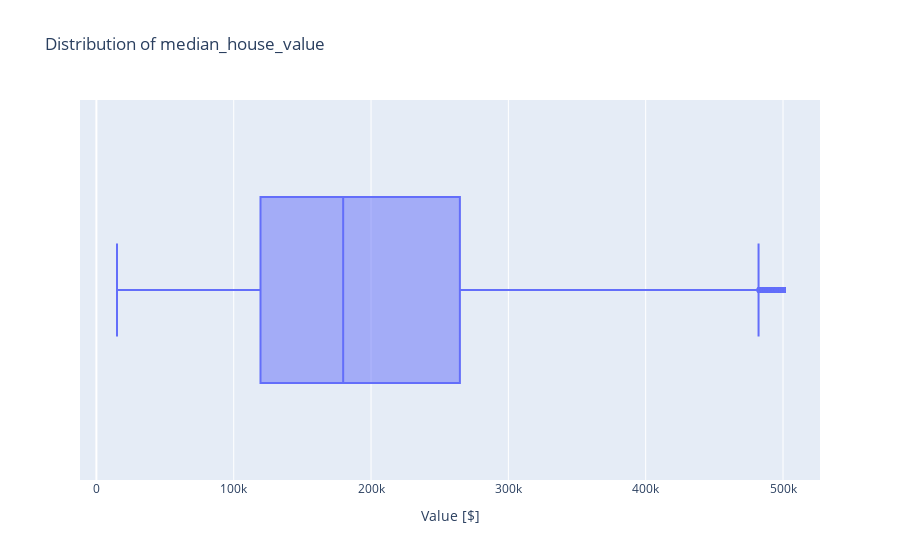

Write notebook code for a chart like this one.
### Markdown cell above
One thing that we've seen throughout this project is that many of the wealth indicators are highly skewed, with a few outlier households having enormous wealth. Those outliers can affect our measure of variance. Let's see if that's the case with one of the features from top_five_var.

### Code cell
# Create a boxplot of `NHNFIN`
fig = px.box(
    data_frame=df,
    x= "median_house_value",
    title = "Distribution of median_house_value"
)

fig.update_layout(xaxis_title="Value [$]")

fig.show()

### Figure 1 — Plotly figure (JSON) as saved in the notebook; plotly's stock layout.template omitted (floating-point values rounded to 4 significant figures; data arrays with more than 128 entries replaced by an {"elided": "..."} marker saying what was removed)
{"data": [{"alignmentgroup": "True", "hovertemplate": "median_house_value=%{x}<extra></extra>", "legendgroup": "", "marker": {"color": "#636efa"}, "name": "", "notched": false, "offsetgroup": "", "orientation": "h", "showlegend": false, "type": "box", "x": {"elided": "20433 int values"}, "x0": " ", "xaxis": "x", "y0": " ", "yaxis": "y"}], "layout": {"boxmode": "group", "legend": {"tracegroupgap": 0}, "title": {"text": "Distribution of median_house_value"}, "xaxis": {"anchor": "y", "domain": [0, 1], "title": {"text": "Value [$]"}}, "yaxis": {"anchor": "x", "domain": [0, 1]}}}
